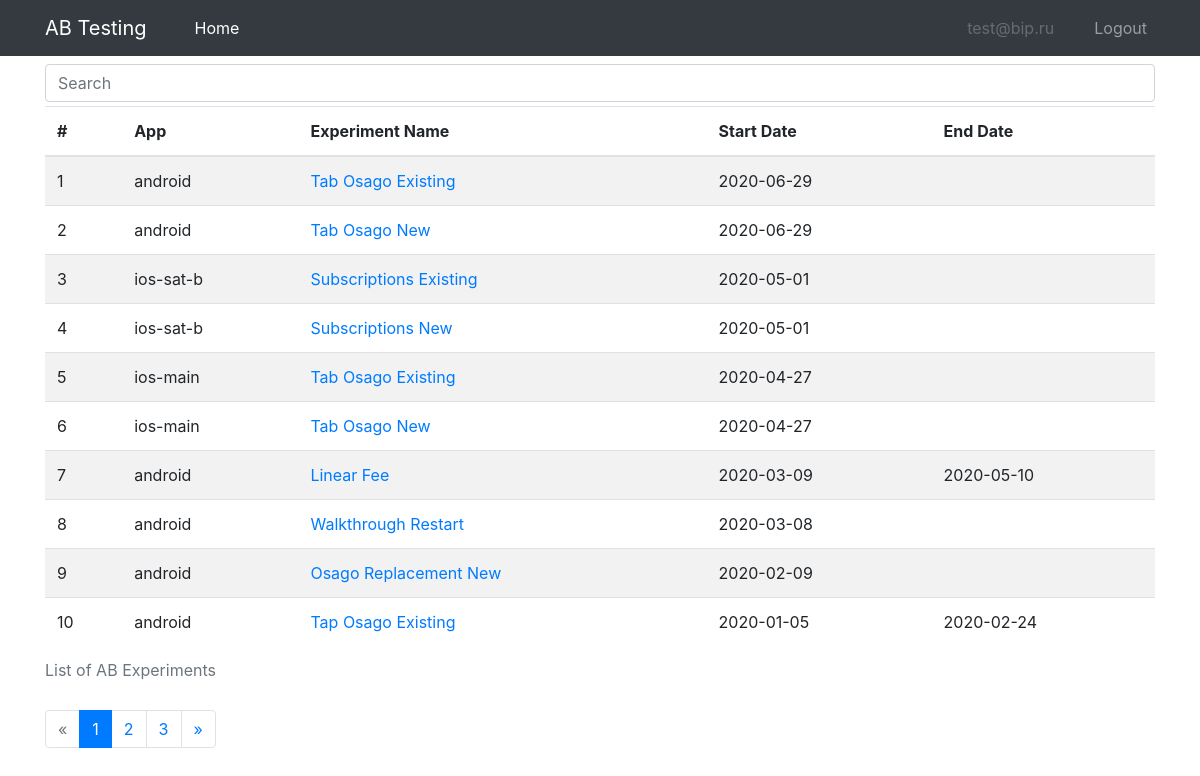
The page /index (signed in) on the database as committed earlier.
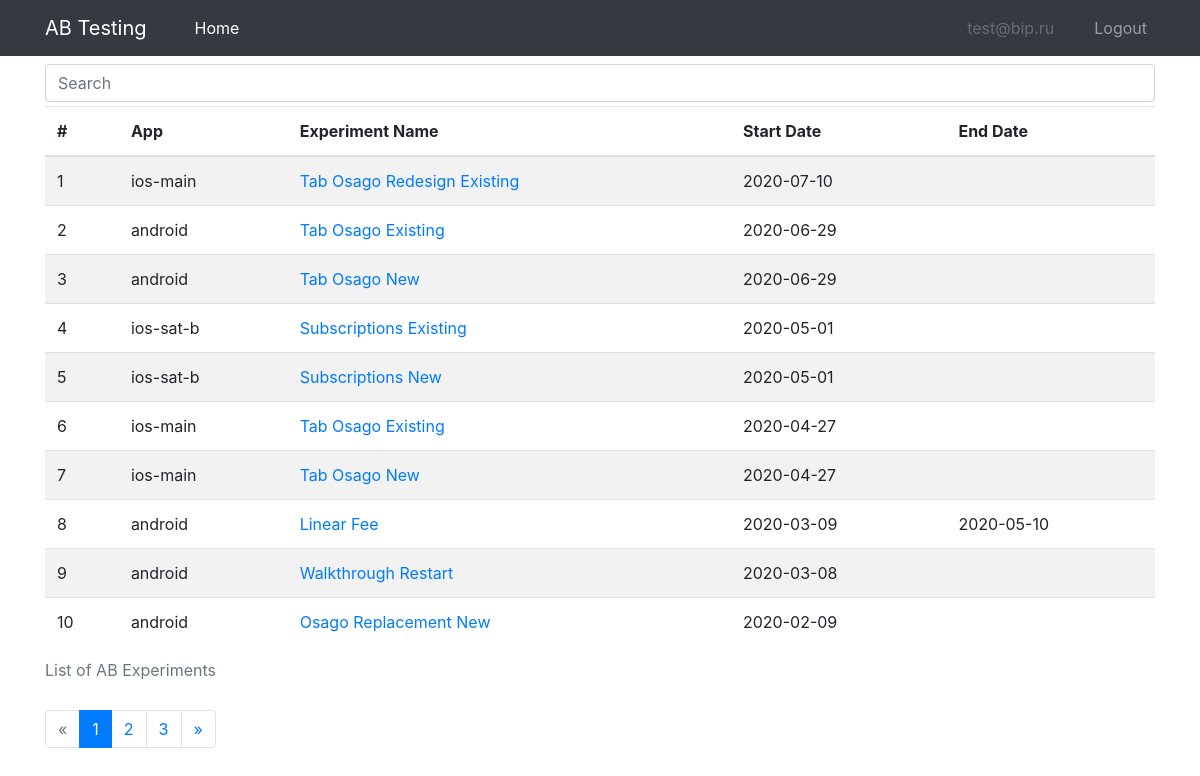
The same page on the database as committed later.
### models.py (models this page shows, shortened)
class User(UserMixin, db.Model):
    id = db.Column(db.Integer, primary_key=True)
    email = db.Column(db.String(120), index=True, unique=True)
    password_hash = db.Column(db.String(128))

class ABExperiment(db.Model):
    __tablename__ = "experiment"
    __table_args__ = (db.UniqueConstraint('app_id', 'name', name="unique_constraint_app_exp"), )
    id = db.Column(db.Integer, primary_key=True)
    app_id = db.Column(db.Integer, db.ForeignKey("app.id"))
    name = db.Column(db.String(120), index=True)
    description = db.Column(db.Text)
    metrics = db.Column(db.Text)
    start_date = db.Column(db.Date)
    end_date = db.Column(db.Date)
    options = db.relationship('ABOption', backref='experiment') # cascade="all, delete-orphan"
    @property
    def clean_name(self):
        clean_name = " ".join(
            [i.capitalize() for i in self.name.split("_") if i not in ("exp", "ios", "android")]
        )
        return clean_name

class App(db.Model):
    __tablename__ = "app"
    id = db.Column(db.Integer, primary_key=True)
    name = db.Column(db.String(120), index=True, unique=True)
    experiments = db.relationship('ABExperiment', backref='app')

### ab/ab.py (the view)
@bp.route("/")
@bp.route("/index")
@login_required
def index():
    page = request.args.get("page", default=1, type=int)
    q = request.args.get("q", default="")
    exp_pagination = ABExperiment.query \
        .join(App, ABExperiment.app_id == App.id) \
        .filter(
            (ABExperiment.name.like(f"%{q}%")) | (App.name.like(f"%{q}%"))
        ) \
        .order_by(ABExperiment.start_date.desc(), ABExperiment.name) \
        .limit(100).from_self() \
        .paginate(page=page, per_page=10)
    return render_template("ab/ab_list.html", exp_pagination=exp_pagination, q=q, active_link="home")

### main.py (called while the page is built)
@login.user_loader
def load_user(id):
    return User.query.get(int(id))

### templates/ab/ab_list.html (shortened to what this page needs)
{% extends "base.html" %}
{% from "macros/_pagination.html" import render_pagination %}
{% block content %}
<div class="container">
    <form action="{{ url_for('ab.index') }}" method="GET">
        <div class="form-group mt-2 mb-1">
            <input class="form-control" type="text" name="q" placeholder="Search" aria-label="Search">
        </div>
    </form>
    {% if exp_pagination %}
    <table class="table table-hover table-striped">
        <caption>List of AB Experiments</caption>
        <thead>
            <tr>
                <th scope="col">#</th>
                <th scope="col">App</th>
                <th scope="col">Experiment Name</th>
                <th scope="col">Start Date</th>
                <th scope="col">End Date</th>
            </tr>
        </thead>
        {% for exp in exp_pagination.items %}
        <tr>
            <td>{{ loop.index + ((exp_pagination.page - 1) * exp_pagination.per_page) }}</td>
            <td>{{ exp.app.name }}</td>
            <td><a href="{{ url_for('ab.detail', exp_name=exp.name) }}">{{ exp.clean_name }}</a></td>
            <td>{{ exp.start_date }}</td>
            <td>
                {% if exp.end_date %}
                    {{ exp.end_date }}
                {% endif %}
            </td>
        </tr>
        {% endfor %}
    </table>
    {{ render_pagination(exp_pagination, endpoint='ab.index', q=q) }}
    {% endif %}
</div>
{% endblock %}

### templates/base.html (shortened to what this page needs)
<!DOCTYPE html>
<html>
    <head>
        <link rel="stylesheet" href="https://stackpath.bootstrapcdn.com/bootstrap/4.5.0/css/bootstrap.min.css">
        <link rel="stylesheet" href="https://stackpath.bootstrapcdn.com/font-awesome/4.7.0/css/font-awesome.min.css">
        <link rel="stylesheet" type="text/css" href="{{ url_for('static', filename='css/style.css') }}">
    </head>
    <body>
    <nav class="navbar navbar-expand-md navbar-dark bg-dark fixed-top">
        <div class="container">
            <a class="navbar-brand" href="{{ url_for('ab.index') }}">AB Testing</a>
            <div class="collapse navbar-collapse" id="navbarCollapse">
                <ul class="navbar-nav mr-auto">
                    <li class="nav-item {{ 'active' if active_link == 'home' else None }} ml-4">
                        <a class="nav-link" href="{{ url_for('ab.index') }}">Home</a>
                    </li>
                </ul>
                <ul class="navbar-nav ml-auto">
                {% if current_user.is_authenticated %}
                    <li class="nav-item mr-4">
                    <a class="nav-link disabled">{{ current_user.email }}</a>
                    </li>
                    <li class="nav-item">
                    <a class="nav-link" href="{{ url_for('auth.logout') }}">Logout</a>
                    </li>
                {% endif %}
                </ul>
            </div>
        </div>
    </nav>
    {% block content %}
    {% endblock %}
    </body>
</html>

### templates/macros/_pagination.html
{% macro render_pagination(pagination, endpoint, q) %}
<nav aria-label="Page navigation example">
    <ul class="pagination">
        {% if pagination.has_prev %}
            {% if q and q != "" %}
                <li class="page-item"><a class="page-link" href="{{ url_for(endpoint, page=pagination.prev_num, q=q) }}">&laquo;</a></li>
            {% else %}
                <li class="page-item"><a class="page-link" href="{{ url_for(endpoint, page=pagination.prev_num) }}">&laquo;</a></li>
            {% endif %}
        {% else %}
            <li class="page-item disabled"><a class="page-link" href="#">&laquo;</a></li>
        {% endif %}
        {% for page in pagination.iter_pages() %}
            {% if page %}
                {% if page != pagination.page %}
                    {% if q and q != "" %}
                        <li class="page-item"><a class="page-link" href="{{ url_for(endpoint, page=page, q=q) }}">{{ page }}</a></li>
                    {% else %}
                        <li class="page-item"><a class="page-link" href="{{ url_for(endpoint, page=page) }}">{{ page }}</a></li>
                    {% endif %}
                {% else %}
                    <li class="page-item active"><span class="page-link">{{ page }}</span></li>
                {% endif %}
            {% endif %}
        {% endfor %}
        {% if pagination.has_next %}
            {% if q and q != "" %}
                <li class="page-item"><a class="page-link" href="{{ url_for(endpoint, q=q, page=pagination.next_num) }}">&raquo;</a></li>
            {% else %}
                <li class="page-item"><a class="page-link" href="{{ url_for(endpoint, page=pagination.next_num) }}">&raquo;</a></li>
            {% endif %}
        {% else %}
            <li class="page-item disabled"><a class="page-link" href="#">&raquo;</a></li>
        {% endif %}
    </ul>
</nav>
{% endmacro %}

### static/css/style.css (style rules this page uses)
body { padding-top: 3.5rem; }

Rows that differ between the two databases and show on the page:
no longer on this page (row edited): ABExperiment: app.name "android", clean_name "Tap Osago Existing", start_date "2020-01-05", end_date "2020-02-24"
added ABExperiment: app.name "ios-main", clean_name "Tab Osago Redesign Existing", start_date "2020-07-10"
